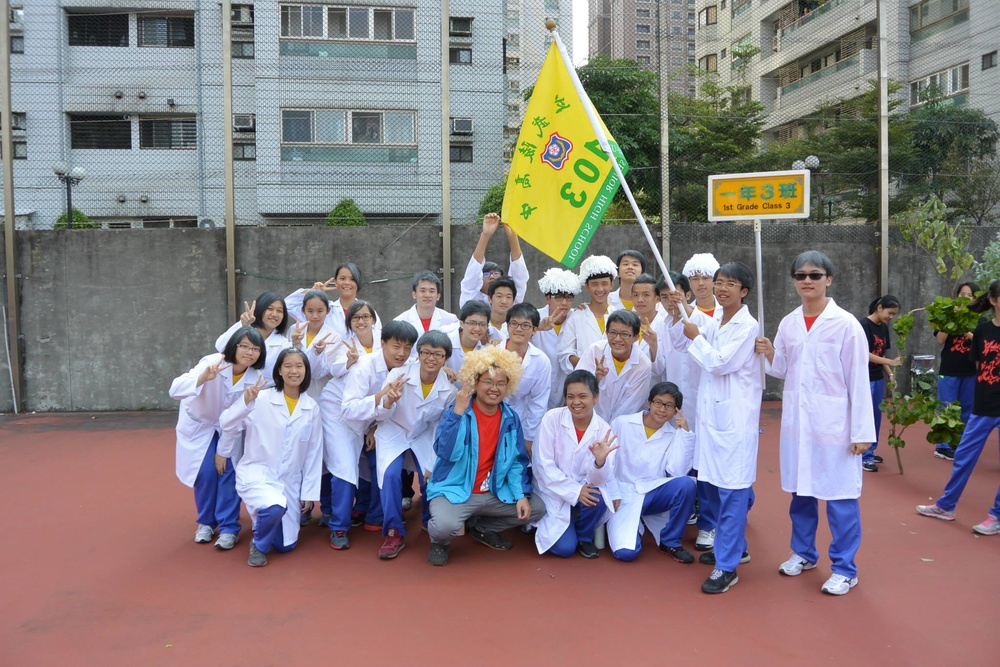
%> input picture Report3/Faces/people1.jpg, 1000 x 667 px, shrunk from 2048 x 1366 before the run
$ octave q4_3.m   (GNU Octave 9; MATLAB toolbox functions it lacks are replaced by stand-ins)
%> lines starting %> are read from the running program, lines starting %| are printed output that depends on the picture
### Report3/generateColorVec.m
function out = generateColorVec(pic, L)
pic_R = pic(:,:,1);
pic_G = pic(:,:,2);
pic_B = pic(:,:,3);
color_type  = (2^(2*L))*floor(double(pic_R)./(2^(8-L))) +...
    (2^(L))*floor(double(pic_G)./(2^(8-L))) + floor(double(pic_B)./(2^(8-L)));
length_out = 2^(3*L);
out = zeros(length_out, 1);
for n = 0:1:length_out-1
    out(n+1) = sum(color_type(:)==n);
end
out = out ./sum(out);
end

### Report3/q4_3.m
clear all;
close all;
clc;
load('q4_1_v.mat');
pic = imread('Faces/people1.jpg');
%> pic is the input picture: size 667x1000x3 uint8; mean R, G, B 136.8, 127.7, 128.8
%pic = imrotate(pic, -90);
pic = imadjust(pic,[.2 .3 0; .6 .7 1],[]);
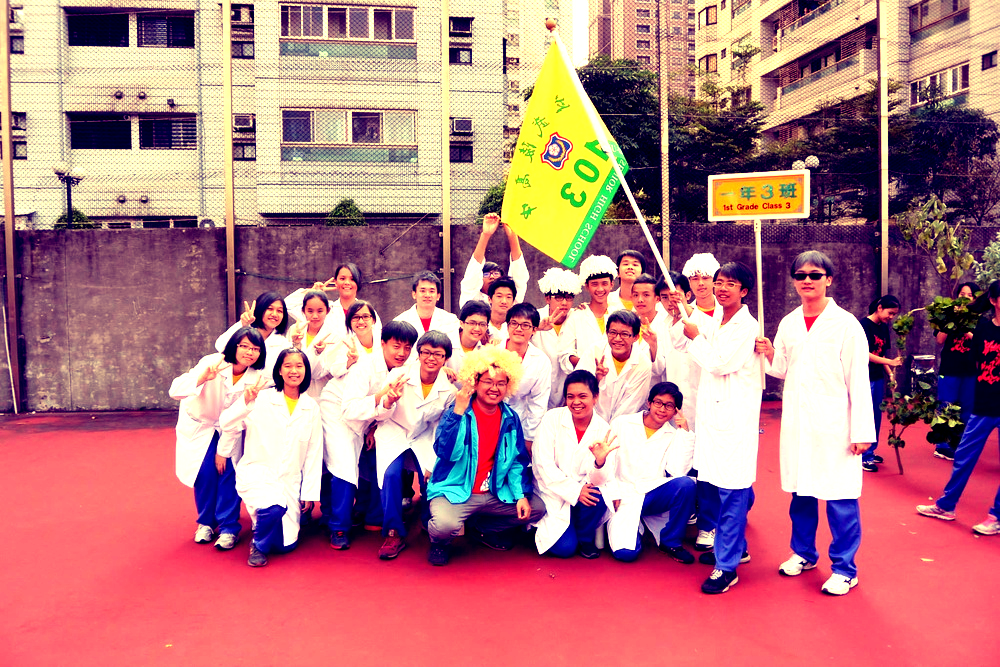
%> pic: size 667x1000x3 uint8; mean R, G, B 181.8, 123.9, 128.8
N = 16;
pic_size = size(pic);
%> pic_size = [667 1000 3]
% pic = imresize(pic, [pic_size(1), 2*pic_size(2)]);
% pic_size = size(pic);
x_left = N - mod(pic_size(1),N);
%> x_left = 5
y_left = N - mod(pic_size(2),N);
%> y_left = 8
if(x_left<N)
    pic((pic_size(1)+1):(pic_size(1)+x_left),:,:) = repmat(pic(pic_size(1),:,:),x_left,1,1);
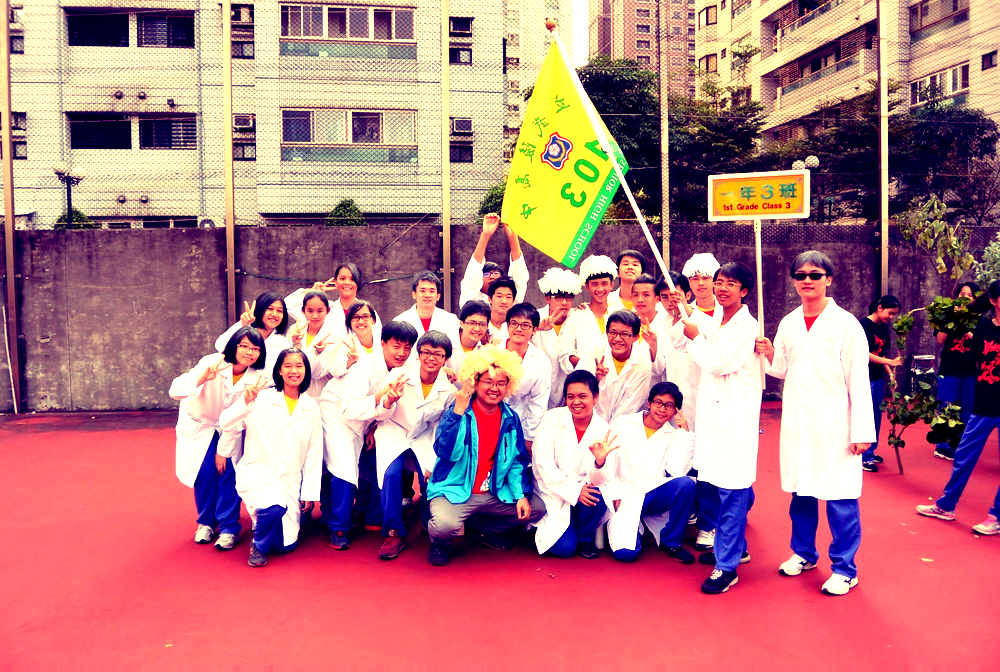
%> pic: size 672x1000x3 uint8; mean R, G, B 182.3, 123.8, 128.7
end
if(y_left<N)
    pic(:,(pic_size(2)+1):(pic_size(2)+y_left),:) = repmat(pic(:,pic_size(2),:),1, y_left,1);
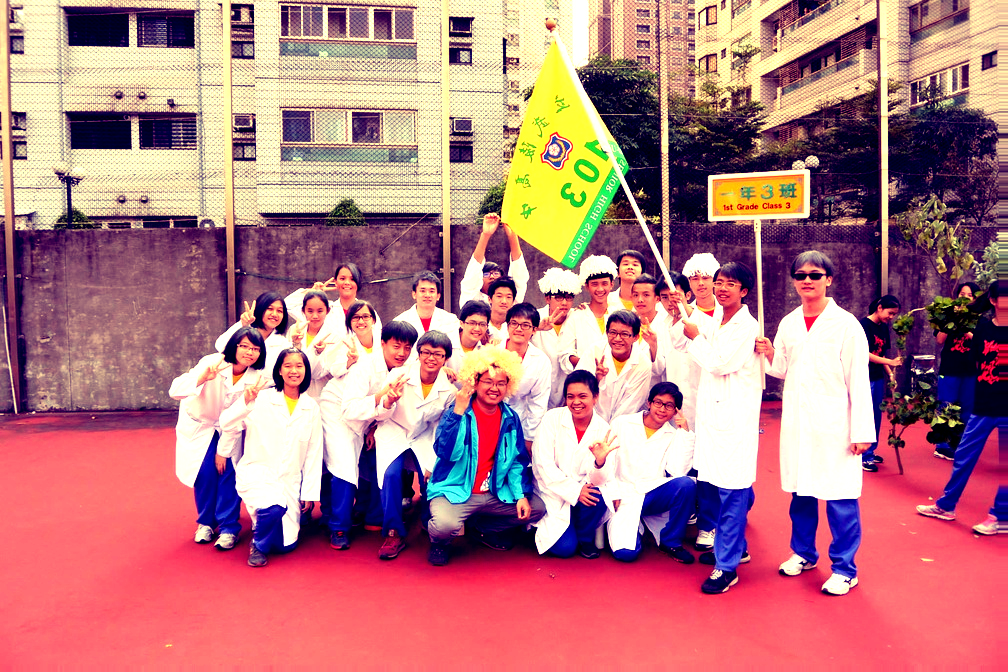
%> pic: size 672x1008x3 uint8; mean R, G, B 182.1, 123.5, 128.5
end
pic_size = size(pic);
%> pic_size = [672 1008 3]
blockCntRow = floor(pic_size(1)/N);
%> blockCntRow = 42
blockCntCol = floor(pic_size(2)/N);
%> blockCntCol = 63
pic = mat2cell(pic, N*ones(1,blockCntRow), N*ones(1,blockCntCol), 3);
L_cell = mat2cell(L*ones(blockCntRow, blockCntCol),ones(1,blockCntRow),ones(1,blockCntCol));
v_cell = mat2cell(repmat(v, blockCntRow, blockCntCol),length(v)*ones(1,blockCntRow),ones(1,blockCntCol));
N_cell = mat2cell(N*ones(blockCntRow, blockCntCol),ones(1,blockCntRow),ones(1,blockCntCol));
result = cellfun(@generateColorVec, pic, L_cell, 'UniformOutput', false);
%> in generateColorVec, `length_out = 2^(3*L);`: length_out = 512
%> after the loop in generateColorVec, `for n = 0:1:length_out-1`: out = 512 values, max 51 at index 510, min 0 at index 1, mean 0.5
%> in generateColorVec, `out = out ./sum(out);`: out = 512 values, max 0.199 at index 510, min 0 at index 1, mean 0.00195
%> (the run ends here)
